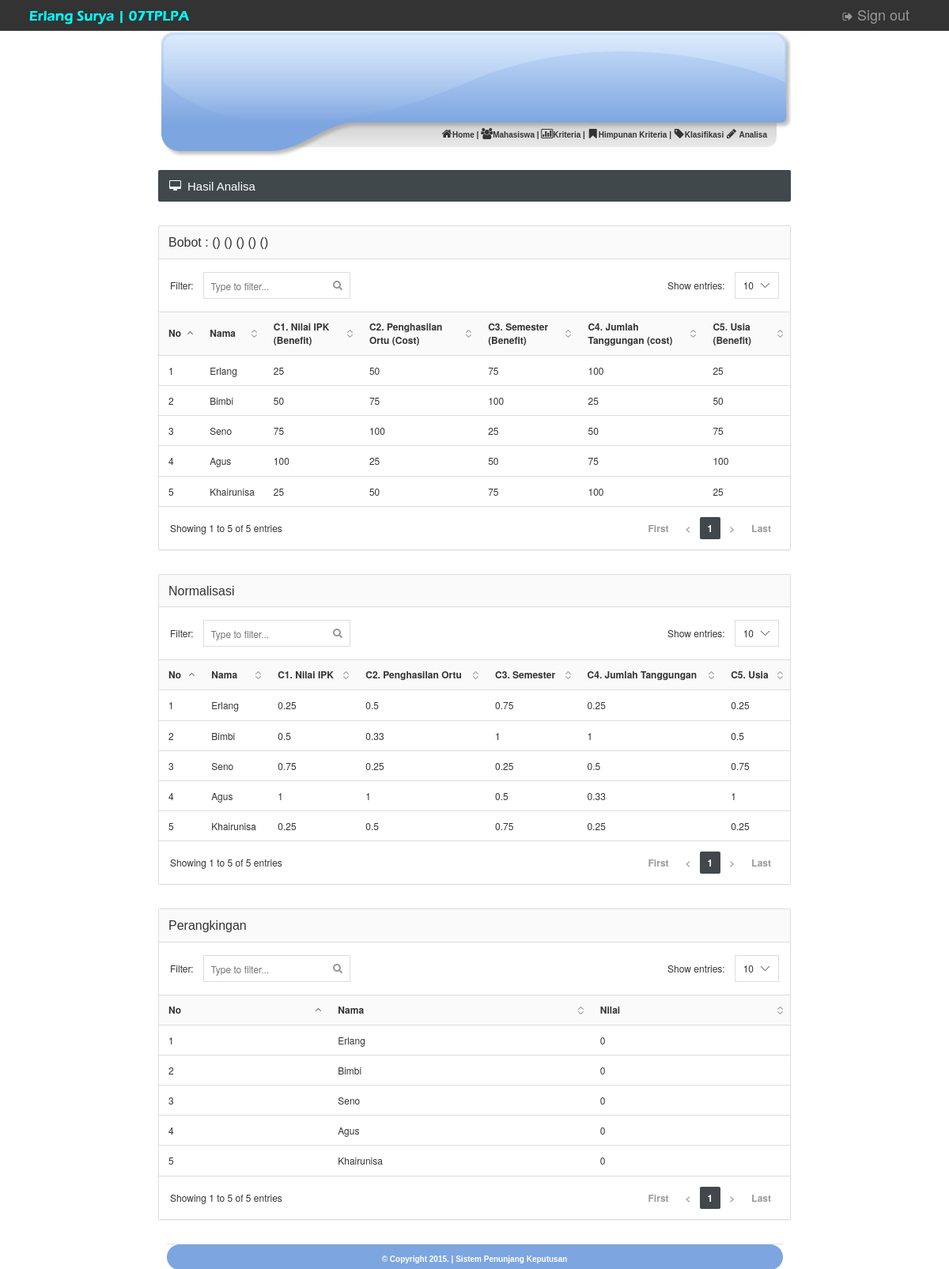
Page /admin/analisa_hasil.php (signed in) on the committed database.
### tables this page shows
CREATE TABLE IF NOT EXISTS `klasifikasi` (
`id_klasifikasi` int(5) NOT NULL,
  `id_mhs` varchar(10) NOT NULL,
  `jml_tanggungan` double NOT NULL,
  `nilai_ipk` double NOT NULL,
  `penghasilan_ortu` double NOT NULL,
  `semester` double NOT NULL,
  `usia` double NOT NULL
);

CREATE TABLE IF NOT EXISTS `calonbeasiswa` (
  `id_mhs` varchar(10) NOT NULL,
  `nama_mhs` varchar(100) NOT NULL,
  `jurusan` text NOT NULL
);

### admin/analisa_hasil.php (the view, shortened to what this page needs)
<?php include "head.php"; ?>
			<?php include "menu.php"; ?>
			</div>
		<br />
		<div id="content">
			<div class="page-title">
				<h5><i class="fa fa-desktop"></i> Hasil Analisa</h5>
			</div>
            <div class="panel panel-default">
            	<div class="panel-heading"><h6 class="panel-title">
            				<tr align="right">
            					<th>Bobot :</th>
            					<th><?php echo "(" .$_POST['bobot_nilai_ipk']. ")"; ?></th>
            					<th><?php echo "(" .$_POST['bobot_penghasilan_ortu']. ")"; ?></th>
            					<th><?php echo "(" .$_POST['bobot_semester']. ")"; ?></th>
            					<th><?php echo "(" .$_POST['bobot_tanggungan']. ")"; ?></th>
            					<th><?php echo "(" .$_POST['bobot_usia']. ")"; ?></th>
            				</tr>
            	</h6></div>
            	<div class="datatable">
            		<table class="table table-hover">
            			<thead>
            				<tr>
            					<th>No</th>
            					<th>Nama</th>
            					<th>C1. Nilai IPK (Benefit)</th>
            					<th>C2. Penghasilan Ortu (Cost)</th>
            					<th>C3. Semester (Benefit)</th>
            					<th>C4. Jumlah Tanggungan (cost)</th>
            					<th>C5. Usia (Benefit)</th>
            				</tr>
            			</thead>
            			<tbody>
            				<?php
            				$nomor = 0;
            				$hasil = mysql_query("select * from klasifikasi, calonbeasiswa where klasifikasi.id_mhs=calonbeasiswa.id_mhs");
            				while ($dataku = mysql_fetch_array($hasil)) {
            				?>
            				<tr>
            					<td><?php echo $nomor=$nomor+1; ?></td>
            					<td><?php echo $dataku['nama_mhs']; ?></td>
            					<td><?php echo $dataku['nilai_ipk']; ?></td>
            					<td><?php echo $dataku['penghasilan_ortu']; ?></td>
            					<td><?php echo $dataku['semester']; ?></td>
            					<td><?php echo $dataku['jml_tanggungan']; ?></td>
            					<td><?php echo $dataku['usia']; ?></td>
            				</tr>
            				<?php }	?>
            			</tbody>
            		</table>
            	</div>
            </div>
<?php
$carimax = mysql_query("SELECT max(nilai_ipk) as max1,
								max(penghasilan_ortu) as max2,
								max(semester) as max3,
								max(jml_tanggungan) as max4,
								max(usia) as max5
								FROM klasifikasi");
$max = mysql_fetch_array($carimax);
$carimin = mysql_query("SELECT min(nilai_ipk) as min1,
								min(penghasilan_ortu) as min2,
								min(semester) as min3,
								min(jml_tanggungan) as min4,
								min(usia) as min5
								FROM klasifikasi");
$min = mysql_fetch_array($carimin);
?>
				<div class="panel panel-default">
				<div class="panel-heading"><h6 class="panel-title">Normalisasi</h6></div>
				<div class="datatable">
					<table class="table table-hover">
						<thead>
							<tr>
								<th>No</th>
								<th>Nama</th>
								<th>C1. Nilai IPK</th>
								<th>C2. Penghasilan Ortu</th>
								<th>C3. Semester</th>
								<th>C4. Jumlah Tanggungan</th>
								<th>C5. Usia</th>
							</tr>
						</thead>
						<tbody>
						<?php
							$nomor=0;
							$hasil = mysql_query("select * from klasifikasi, calonbeasiswa where klasifikasi.id_mhs=calonbeasiswa.id_mhs");
							while ($dataku = mysql_fetch_array($hasil)) {
							?>
							<tr>
								<td><?php echo $nomor=$nomor+1; ?></td>
								<td><?php echo $dataku['nama_mhs']; ?></td>
								<td><?php echo round($dataku['nilai_ipk']/$max['max1'],2);?></td>
								<td><?php echo round($min['min2']/$dataku['penghasilan_ortu'],2); ?></td>
								<td><?php echo round($dataku['semester']/$max['max3'],2); ?></td>
								<td><?php echo round($min['min4']/$dataku['jml_tanggungan'],2); ?></td>
								<td><?php echo round($dataku['usia']/$max['max5'],2); ?></td>
							</tr>
							<?php } ?>
						</tbody>
					</table>
				</div>
				</div>
<?php
$bobot_nilai_ipk		= $_POST['bobot_nilai_ipk'];
$bobot_penghasilan_ortu	= $_POST['bobot_penghasilan_ortu'];
$bobot_semester			= $_POST['bobot_semester'];
$bobot_tanggungan		= $_POST['bobot_tanggungan'];
$bobot_usia				= $_POST['bobot_usia'];
?>
				<div class="panel panel-default">
				<div class="panel-heading"><h6 class="panel-title">Perangkingan</h6></div>
				<div class="datatable">
					<table class="table table-hover">
						<thead>
							<tr>
								<th>No</th>
								<th>Nama</th>
								<th>Nilai</th>
							</tr>
						</thead>
						<tbody>
						<?php
							$nomor=0;
							$hasil = mysql_query("select * from klasifikasi, calonbeasiswa where klasifikasi.id_mhs=calonbeasiswa.id_mhs");
							while ($dataku = mysql_fetch_array($hasil)) {
							?>
							<tr>
								<td><?php echo $nomor=$nomor+1; ?></td>
								<td><?php echo $dataku['nama_mhs']; ?></td>
								<td><?php echo round((($dataku['nilai_ipk']/$max['max1'])*$bobot_nilai_ipk)+
								(($min['min2']/$dataku['penghasilan_ortu'])*$bobot_penghasilan_ortu)+
								(($dataku['semester']/$max['max3'])*$bobot_semester)+
								(($min['min4']/$dataku['jml_tanggungan'])*$bobot_tanggungan)+
								(($dataku['usia']/$max['max5'])*$bobot_usia),2); ?></td>
							</tr>
							<?php }	?>
						</tbody>
					</table>
				</div>
				</div>
<?php include "footer.php"; ?>

### admin/head.php (shortened to what this page needs)
<!DOCTYPE html>
<html xmlns="http://www.w3.org/1999/xhtml" xml:lang="en" lang="en">
<head>
	<link rel="stylesheet" href="../images/style.css" type="text/css" />
	<link rel="stylesheet" type="text/css" href="../css/bootstrap.min.css">
	<link rel="stylesheet" type="text/css" href="../css/brain-theme.css">
	<link rel="stylesheet" type="text/css" href="../css/styles.css">
	<link rel="stylesheet" type="text/css" href="../css/font-awesome.min.css">
	<link rel="stylesheet" type="text/css" href="../css/font.css">
</head>
<body>
<div class="navbar navbar-inverse navbar-fixed-top" role="navigation">
        <div class="container-fluid">
            <div class="navbar-header">
            <a class="navbar-brand" href="index.php"><img src="../images/gambar2.png" alt=""></a>
            </div>
            <div class="navbar-right">
            <a class="navbar-brand" href="logout.php"><i class="fa fa-sign-out"></i> Sign out</a>
            </div>
        </div>
    </div>
	<div id="page" align="center">
		<div id="header">

### admin/menu.php
<div align="right" class="links_menu" id="menu">
	<a href="index.php"><i class="fa fa-home"></i>Home</a> |
	<a href="mahasiswa.php"><i class="fa fa-users"></i>Mahasiswa</a> |
	<a href="kriteria.php"><i class="fa fa-bar-chart-o"></i>Kriteria</a> |
	<a href="himpunan.php"><i class="fa fa-bookmark"></i>Himpunan Kriteria</a> |
	<a href="klasifikasi.php"><i class="fa fa-tag"></i>Klasifikasi</a>
	<a href="analisa.php"><i class="fa fa-pencil"></i> Analisa</a>
 </div>

### admin/footer.php (shortened to what this page needs)
<div class="footer">
		<b>&copy; Copyright <?php echo date("Y") ?>. | Sistem Penunjang Keputusan</b>
			</div>
		</div>
	</div>
</body>
</html>

### images/style.css (style rules this page uses)
body { margin-top: 0px; margin-left: 0px; margin-right: 0px; margin-bottom: 0px; }
#header { width: 800px; position:relative; height: 162px; background-image:url(header.jpg); background-repeat:no-repeat; }
#menu { position:absolute; bottom: 20px; right: 30px; font-family: Verdana, Arial, Helvetica, sans-serif; font-size: 10px; font-weight: bold; }
#menu a { font-family: Verdana, Arial, Helvetica, sans-serif; font-size: 10px; font-weight: bold; color:#333333; text-decoration:none; }
#content { width: 800px; }
.footer { width: 779px; height: 32px; background-image:url(bg_footer.gif); background-repeat:no-repeat; clear:both; font-family: Verdana, Arial, Helvetica, sans-serif; font-size: 10px; font-weight: bold; color:#FFFFFF; }

### css/styles.css (style rules this page uses)
@media (min-width: 768px) { a, .btn, .caret, .close, .sidebar, .select2-choice abbr, .select2-highlighted, .ui-slider-range, .ui-datepicker-trigger, .ui-timepicker-list li, .checker span:after, .checker span, .navbar-toggle, .thumb-options, .select2-arrow b, .thumb-zoom img, .fc-button, .page-content { -webkit-transition: all 0.15s ease-in-out; -moz-transition: all 0.15s ease-in-out; -o-transition: all 0.15s ease-in-out; transition: all 0.15s ease-in-out; } }
.fa { position: relative; font-size: 14px; min-width: 14px; text-align: center; }
h1, h2, h3, h4, h5, h6, .navigation > li > a, .stats li span { font-family: 'Cuprum', sans-serif; font-weight: normal; }
.page-title { color: #fff; background-color: #40484C; -moz-box-shadow: 0 1px 0 #fff; -webkit-box-shadow: 0 1px 0 #FFF; box-shadow: 0 1px 0 #FFF; border-radius: 2px; margin-bottom: 30px; }
.page-title:after { content: ""; display: table; clear: both; }
.page-title h5 { margin: 0; float: left; display: block; font-size: 15px; padding: 13px 14px 12px 14px; line-height: 1; }
.dataTable { border-collapse: collapse; border-top: 1px solid #ddd; border-bottom: 1px solid #ddd; }
.dataTable thead th { background-color: #fafafa; cursor: pointer; }
.sorting { background: url('../images/interface/tables/sort_both.png') no-repeat 100%; padding-right: 24px!important; }
.sorting_asc { background: url('../images/interface/tables/sort_asc.png') no-repeat 100%; padding-right: 24px!important; }
.footer { padding: 12px 0; border-top: 1px solid #ddd; }

### rows in the picture
klasifikasi: id_mhs.nama_mhs "Erlang", nilai_ipk "25", penghasilan_ortu "50", semester "75", jml_tanggungan "100", usia "25", max1 "0.25", penghasilan_ortu "0.5", max3 "0.75", jml_tanggungan "0.25", max5 "0.25", max3 "0"
klasifikasi: nomor "2", id_mhs.nama_mhs "Bimbi", nilai_ipk "50", penghasilan_ortu "75", semester "100", jml_tanggungan "25", usia "50", max1 "0.5", penghasilan_ortu "0.33", max3 "1", jml_tanggungan "1", max5 "0.5", max3 "0"
klasifikasi: nomor "3", id_mhs.nama_mhs "Seno", nilai_ipk "75", penghasilan_ortu "100", semester "25", jml_tanggungan "50", usia "75", max1 "0.75", penghasilan_ortu "0.25", max3 "0.25", jml_tanggungan "0.5", max5 "0.75", max3 "0"
klasifikasi: nomor "4", id_mhs.nama_mhs "Agus", nilai_ipk "100", penghasilan_ortu "25", semester "50", jml_tanggungan "75", usia "100", max1 "1", penghasilan_ortu "1", max3 "0.5", jml_tanggungan "0.33", max5 "1", max3 "0"
klasifikasi: nomor "5", id_mhs.nama_mhs "Khairunisa", nilai_ipk "25", penghasilan_ortu "50", semester "75", jml_tanggungan "100", usia "25", max1 "0.25", penghasilan_ortu "0.5", max3 "0.75", jml_tanggungan "0.25", max5 "0.25", max3 "0"
